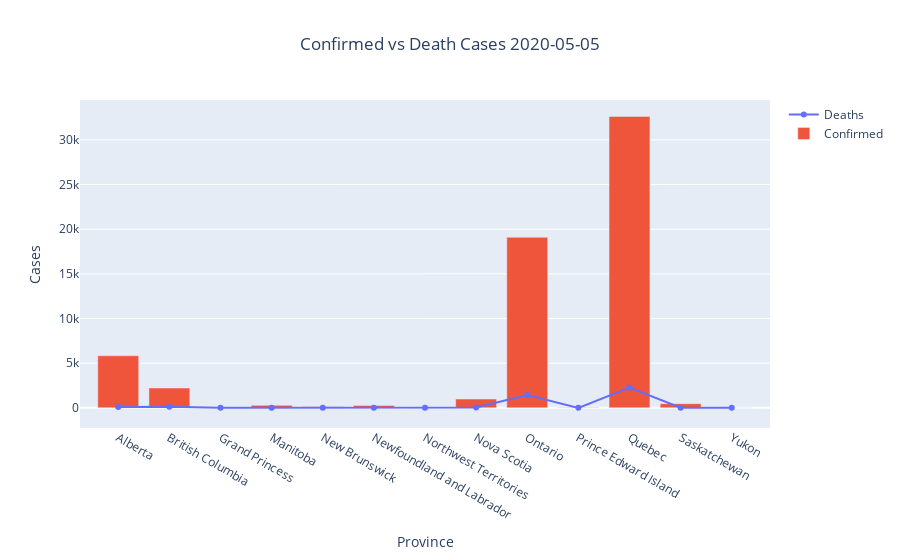

Source (notebook cell):
### Code cell
import plotly.graph_objects as go
fig = go.Figure()

fig.add_trace(
    go.Scatter(
        x=canada4['Province'],
        y=canada4['Deaths'],
        name="Deaths"
    ))

fig.add_trace(
    go.Bar(
        x=canada4['Province'],
        y=canada4['Confirmed'],
        name="Confirmed"
    ))
fig.update_layout(title_text='Confirmed vs Death Cases ' + str(datetime.datetime.today().date()), title_x=0.5)
fig.update_xaxes(title_text='Province')
fig.update_yaxes(title_text='Cases')
fig.show()

### Figure 1 — Plotly figure (JSON) as saved in the notebook; plotly's stock layout.template omitted (floating-point values rounded to 4 significant figures)
{"data": [{"name": "Deaths", "type": "scatter", "x": ["Alberta", "British Columbia", "Grand Princess", "Manitoba", "New Brunswick", "Newfoundland and Labrador", "Northwest Territories", "Nova Scotia", "Ontario", "Prince Edward Island", "Quebec", "Saskatchewan", "Yukon"], "y": [104, 117, 0, 6, 0, 3, 0, 38, 1446, 0, 2281, 7, 0]}, {"name": "Confirmed", "type": "bar", "x": ["Alberta", "British Columbia", "Grand Princess", "Manitoba", "New Brunswick", "Newfoundland and Labrador", "Northwest Territories", "Nova Scotia", "Ontario", "Prince Edward Island", "Quebec", "Saskatchewan", "Yukon"], "y": [5836, 2224, 13, 283, 118, 259, 5, 985, 19097, 27, 32631, 467, 11]}], "layout": {"title": {"text": "Confirmed vs Death Cases 2020-05-05", "x": 0.5}, "xaxis": {"title": {"text": "Province"}}, "yaxis": {"title": {"text": "Cases"}}}}
